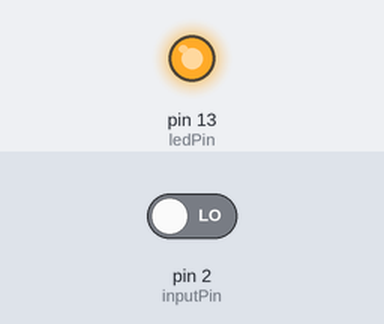
Bench run of a sketch on a simulated Arduino Uno, built with avr-gcc and run on an emulated ATmega328P. Shown: output pins drawn as LEDs (lit = HIGH). Inputs (shaded band) come from the test bench; at power-on: pin 2 (inputPin) LOW. What the sketch prints to the serial monitor is not drawn.

Above: at 0.1 s.
Timing chart, 0 to 1.6 s (numbered marks = the images above):
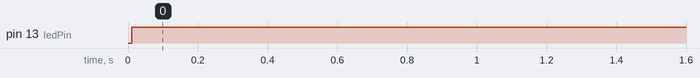

Measured:
- by itself, pin 13 (ledPin): LOW → HIGH at 0.01 s

The sketch:

switch_debouncing.ino
```cpp
const int ledPin = 13;
const int inputPin = 2;
const int debounceDelay = 10;

boolean debounce(int pin){
  boolean state;
  boolean previousState;

  previousState = digitalRead(pin);
  for ( int counter =0; counter < debounceDelay; counter++){
    delay(1);
    state = digitalRead(pin);
    if ( state != previousState ){
      counter = 0;
      previousState = state;
    }
  }
  if(state == LOW){
    return true;
  }else{
    return false;
  }

}
int count;
void setup() {
  // put your setup code here, to run once:
  pinMode(ledPin, OUTPUT);
  pinMode(inputPin, INPUT);
  Serial.begin(9600);

}

void loop() {
  // put your main code here, to run repeatedly:
  if (debounce(inputPin)){
    digitalWrite(ledPin, HIGH);
    count++;
    Serial.println(count);
  }
}
```
